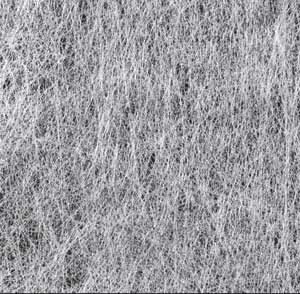
%> input picture Matlab Workshops/NanWoven/Pics/NonwovenFabric.jpg, 300 x 294 px
$ octave Work3.m   (GNU Octave 9; MATLAB toolbox functions it lacks are replaced by stand-ins)
%> lines starting %> are read from the running program, lines starting %| are printed output that depends on the picture; in (x1, y1, x2, y2) boxes, pixels count from 0 and x2, y2 are one past the last pixel; in counts of white or black regions, pixels touching at a corner belong together; the program's own positions count from 1
clc,clear all,close all;
%cd('D:\Tubitak Server Files\Matlab Workshops\NanWoven\Pics')
img = imread('NonwovenFabric.jpg');
%> img is the input picture: size 294x300x3 uint8; mean R, G, B 157.6, 156.6, 161.5

flatImg = double(reshape(img,size(img,1)*size(img,2),size(img,3)));
idx = kmeans(flatImg,2);
A=reshape(idx,size(img,1),size(img,2));
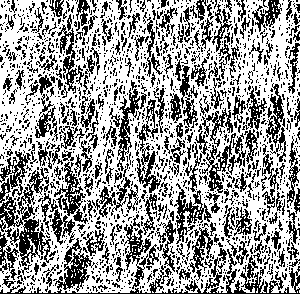
%> A: size 294x300 double; values 1 (black) and 2 (white), 61.4% white; black in thin lines or dots
A(A==2)=0;
%> A: size 294x300 double; values 0 (black) and 1 (white), 38.6% white in thin lines or dots
imgbw=logical(A);
%> imgbw: size 294x300 logical; 38.6% white in thin lines or dots
imshow(imgbw,[])
%============== Filters image ===============%
for a = 1 : 6
  imgbw = medfilt2(imgbw);
end
%> this loop made 6 passes
%> pass 1, `imgbw = medfilt2(imgbw);`:
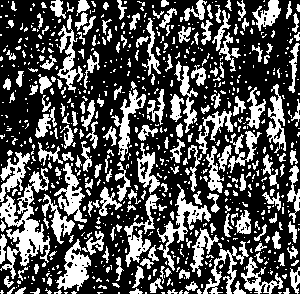
%> imgbw: size 294x300 logical; 33.2% white; 780 white regions (578 under 20 px), largest, box (x1, y1, x2, y2) and area: (0, 168, 50, 279) 1953, (157, 184, 211, 271) 986, (56, 239, 91, 291) 817
%> pass 2, `imgbw = medfilt2(imgbw);`:
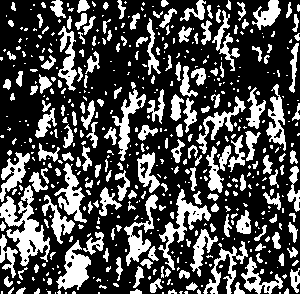
%> imgbw: size 294x300 logical; 30.8% white; 530 white regions (334 under 20 px), largest, box (x1, y1, x2, y2) and area: (0, 185, 50, 266) 1558, (158, 189, 211, 270) 987, (56, 240, 91, 290) 840
%> pass 3, `imgbw = medfilt2(imgbw);`:
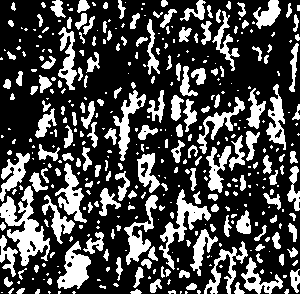
%> imgbw: size 294x300 logical; 29.4% white; 402 white regions (220 under 20 px), largest, box (x1, y1, x2, y2) and area: (0, 186, 50, 266) 1576, (159, 189, 211, 270) 988, (57, 241, 91, 289) 845
%> after the loop:
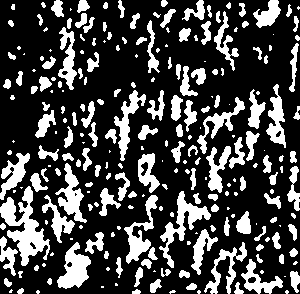
%> imgbw: size 294x300 logical; 27.2% white; 244 white regions (92 under 20 px), largest, box (x1, y1, x2, y2) and area: (0, 186, 50, 266) 1586, (159, 191, 211, 268) 988, (57, 242, 91, 289) 853

%============= Counts objects ===============%
% Detects all object bounds (edges) in image,
% including hole bounds.
totalbound = bwboundaries(imgbw, 'holes');
%> totalbound = 253 boundaries; largest, box (x1, y1, x2, y2) and points: (0, 186, 50, 266) 350, (159, 191, 211, 268) 294, (204, 242, 247, 294) 270, (124, 195, 158, 264) 228, (197, 97, 245, 154) 221

% Detects all object bounds, excluding hole bounds.
objectcount = bwboundaries(imgbw, 'noholes');
%> objectcount = 244 boundaries; largest, box (x1, y1, x2, y2) and points: (0, 186, 50, 266) 350, (159, 191, 211, 268) 294, (204, 242, 247, 294) 270, (124, 195, 158, 264) 228, (197, 97, 245, 154) 221

% Outputs the result.
total_objects = size(objectcount, 1)
%> total_objects = 244
hole_objects = size(totalbound, 1) - size(objectcount, 1)
%> hole_objects = 9
solid_objects = size(objectcount, 1) - hole_objects
%> solid_objects = 235

%============= Image Labeling ===============%
L = bwlabel(imgbw, 8);
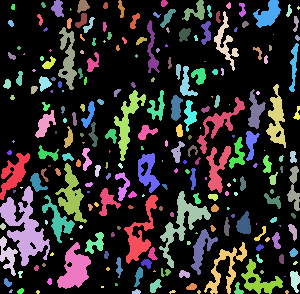
%> L: size 294x300 double; 245 distinct labels, from 0 to 244; one colour per label, 0 black

%============= Euler numbers ================%
s = regionprops(L, 'EulerNumber');
%> s = 244 regions; first 5, EulerNumber: 0, 0, 1, 1, 1
fprintf('Object NumbertEuler NumbertDescriptionn');
for i = 1 : total_objects
  fprintf('%dtttt%dtttt', i, s(i).EulerNumber);
  if (s(i).EulerNumber == 1) fprintf('solidn');
  else fprintf('holedn');
  end
end

%=========== Colorizes the regions ==========%
% Takes the pixels
PxList = regionprops(L, 'PixelList');
%> PxList = 244 items

% Converts B&W image to RGB.
imgRGB = uint8(zeros(size(imgbw, 1), size(imgbw, 2), 3));

% For each object, do
for i = 1 : total_objects

  % Takes pixel list of this object
  plist = PxList(i).PixelList;

  % If the region has a hole
  if (s(i).EulerNumber == 0)
    % For each pixels
    for j = 1 : size(plist, 1)
        % Colorizes it with red
        imgRGB(plist(j, 2), plist(j, 1), 1) = 255;
    end

  % If the region has no hole
  else
    % For each pixels
    for j = 1 : size(plist, 1)
        % Colorizes it with green
        imgRGB(plist(j, 2), plist(j, 1), 2) = 255;
    end
  end
end
%> this loop made 244 passes
%> plist on passes 13, 19, 20: [13 142; 14 141; 14 142; 14 143; 15 142], [21 188; 22 188; 22 189; 23 188], [24 55; 25 54; 25 55]
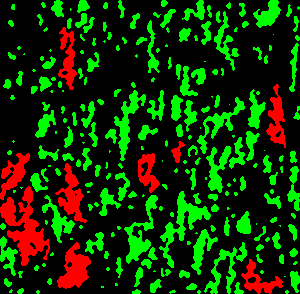
%> imgRGB: size 294x300x3 uint8; mean R, G, B 17.5, 51.8, 0

%=========== Displays the result ===========%
figure('Name', 'Membedakan Objek Padat dan Berlubang', 'NumberTitle', 'off');
subplot(1, 2, 1), imshow(img), title('Citra Asli');
subplot(1, 2, 2), imshow(imgRGB), title('Citra Hasil');
